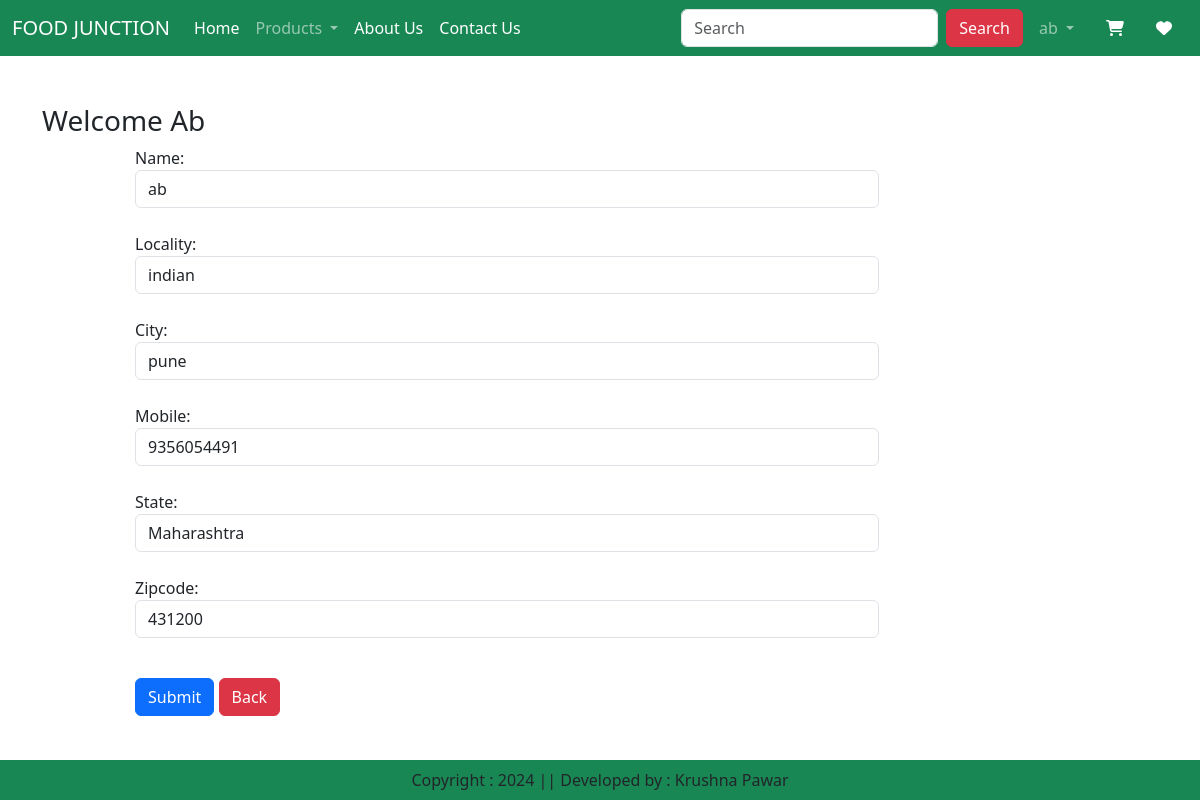
The page /updateAddress/2 (signed in) on the database its author committed.
### app/models.py (models this page shows, shortened)
class Customer(models.Model):
    user = models.ForeignKey(User,on_delete=models.CASCADE)
    name = models.CharField(max_length=200)
    locality = models.CharField(max_length=200)
    city = models.CharField(max_length=50)
    mobile = models.IntegerField(default=0)
    zipcode = models.IntegerField()
    state = models.CharField(choices=STATE_CHOICES, max_length=100)

### app/views.py (the view, shortened to what this page needs)
# urls.py: path('updateAddress/<int:pk>',views.updateAddress.as_view(),name='updateAddress'),
@method_decorator(login_required, name='dispatch')
class updateAddress(View):
    def get(self,request,pk):
        totalitem = 0
        wishitem = 0
        if request.user.is_authenticated:
            totalitem = len(Cart.objects.filter(user=request.user))
            wishitem = len(Wishlist.objects.filter(user=request.user))
        add = Customer.objects.get(pk=pk)
        form = CustomerProfileForm(instance=add)
        return render(request,'app/updateAddress.html',locals())

### app/forms.py
class CustomerProfileForm(forms.ModelForm):
    class Meta:
        model = Customer
        fields=['name','locality','city','mobile','state','zipcode']
        widgets={
            'name':forms.TextInput(attrs={'class': 'form-control'}),
            'locality':forms.TextInput(attrs={'class': 'form-control'}),
            'city':forms.TextInput(attrs={'class': 'form-control'}),
            'mobile':forms.NumberInput(attrs={'class': 'form-control'}),
            'state':forms.Select(attrs={'class': 'form-control'}),
            'zipcode':forms.NumberInput(attrs={'class': 'form-control'}),
        }

### app/templates/app/updateAddress.html (shortened to what this page needs)
{% extends "app/base.html" %}
{% load static %}
{% block main-content %}
    <div class="container my-5">
        <div class="row">
            <h3><span class="text-capitalize">Welcome {{request.user}}</span></h3>
        </div>
        <div class="col-sm-8 offset-sm-1">
            <form action="" method="post">
                {% for fm in form  %}
                    {{fm.label_tag}} {{fm}} <small class="text-danger">{{fm.errors|striptags}}</small>
                    <br>
                {% endfor %}
                <div class="col-12 mt-3">
                    <button type="submit" class="btn btn-primary">Submit</button>
                    <a href="{% url 'address' %}" type="button" class="btn btn-danger">Back</a>
                    <br><br>
                </div>
            </form>
        </div>
    </div>
    {% endblock main-content %}

### app/templates/app/base.html (shortened to what this page needs)
<!DOCTYPE html>
{% load static %}
<html lang="en">
<head>
    <link href="https://cdn.jsdelivr.net/npm/bootstrap@5.3.3/dist/css/bootstrap.min.css" rel="stylesheet">
    <link rel="stylesheet" href="{% static 'app/css/owl.carousel.min.css' %}">
    <link rel="stylesheet" href="{% static 'app/css/all.min.css' %}">
    <link rel="stylesheet" href="{% static 'app/css/style.css' %}">
</head>
<body >
    <nav class="navbar navbar-expand-lg navbar-dark bg-success">
        <div class="container-fluid">
          <a class="navbar-brand" href="#">FOOD JUNCTION
          </a>
          <div class="collapse navbar-collapse" id="navbarSupportedContent">
            <ul class="navbar-nav me-auto mb-2 mb-lg-0">
              {% if request.user.is_authenticated %}
              <li class="nav-item">
                <a class="nav-link active" aria-current="page" href="/">Home</a>
              </li>
              <li class="nav-item dropdown">
                <a class="nav-link dropdown-toggle" href="#" role="button" data-bs-toggle="dropdown" aria-expanded="false">
                  Products
                </a>
              </li>
              <li class="nav-item">
                <a class="nav-link text-white" href="{% url 'about' %}">About Us</a>
              </li>
              <li class="nav-item">
                <a class="nav-link text-white" href="{% url 'contact' %}">Contact Us</a>
              </li>
            </ul>
            <form class="d-flex" role="search" action="/search/">
              <input class="form-control me-2" type="search" placeholder="Search" name="search" aria-label="Search">
              <button class="btn btn-danger" type="submit">Search</button>
            </form>
          </div>
          <ul class="navbar-nav me-auto mb-2 mb-lg-0">
          <li class="nav-item dropdown mx-2">
              <a class="nav-link dropdown-toggle" href="#" role="button" data-bs-toggle="dropdown" aria-expanded="false">
                  {{ request.user }}
              </a>
          </li>
            <li class="nav-item mx-2">
                <a href="/checkout" class="nav-link text-white"> <i class="fa fa-shopping-cart"></i></a>
            </li>
            <li class="nav-item mx-2">
                <a href="{% url 'showwishlist' %}" class="nav-link text-white">  <i class="fa fa-heart"></i></a>
            </li>
            {% endif %}
          </ul>
        </div>
      </nav>
      {% block main-content %}{% endblock main-content %}
      <footer class="container-fluid fixed-bottom bg-success text-center p-2 mt-5">
        Copyright : 2024 || Developed by : Krushna Pawar
      </footer>
</body>
</html>

### rows shown on the page
Customer: form "ab" "indian" "pune" "9356054491" "Maharashtra" "431200"

### other values the page prints
{{ request.user }} "ab"
{{ request.user }} "Ab"
{{ fm.label_tag }} "Name:" "Locality:" "City:" "Mobile:" "State:" "Zipcode:"
